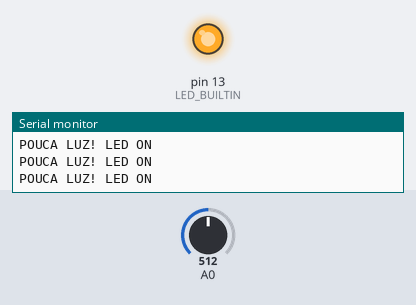
A sketch run on a simulated Arduino Mega 2560, built with avr-gcc and run on an emulated ATmega2560. On the bench: output pins drawn as LEDs (lit = HIGH), the last lines printed to the serial monitor. Inputs (shaded band) come from the test bench; at power-on: A0 = 512.

Above: at 1.2 s.
1.3 s: A0 set to 649
4.3 s: A0 set to 681
At 4.8 s:
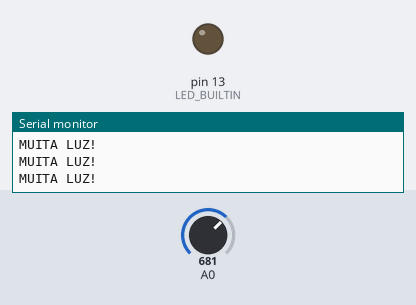
Timing chart, 0 to 7.3 s (numbered marks = the images above; inputs shaded):
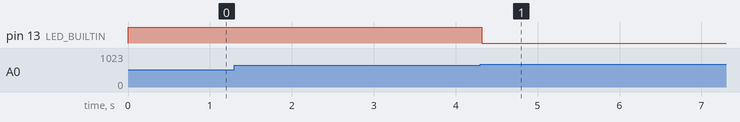

Measured:
- the behaviour switches between 664 and 665 on A0 (found by bisection; images 0 and 1)
- after the input at 4.3 s, pin 13 (LED_BUILTIN): HIGH → LOW at once

The sketch:

RP3-c_LDR-LED.ino
```cpp
/**
 * @ex - Mod.3a - RP3-c
 * @brief - ler luminosidade com 1 LDR; atuar 1 LED
 * @date - 29/11
 * @author - Afonso & Natanael
 * @state - OK
 */

/**
 * LIGAÇÕES: --Arduino 'Mega 2560'
 * 5V -> USB
 * GND -> breadboard
 * A0 -> LDR + (A0) + R. 22 kOhm
 * (Pin 13 -> LED_BUILTIN)
 *
 * --LDR
 * + -> 5V
 * - -> V_out, Arduino/Pin A0
 */

void setup() {
  Serial.begin(9600);
  pinMode(LED_BUILTIN, OUTPUT);
}

void loop() {
  // read the input on analog pin 0:
  int sensorValue = analogRead(A0);

  // Convert the analog reading (which goes from 0 - 1023) to a voltage (0 - 5V):
  float voltage = sensorValue * (5.0 / 1023.0);
  //Serial.println(voltage);

  // valor max. lido (a descoberto) = 4.50
  // valor min. lido (tapado) = 2.00
  if (voltage >= 3.25) {      // valor méd. calculado
    digitalWrite(LED_BUILTIN, LOW);
    Serial.println("MUITA LUZ!");
  }
  else {
    digitalWrite(LED_BUILTIN, HIGH);
    Serial.println("POUCA LUZ! LED ON");
  }
}
```
